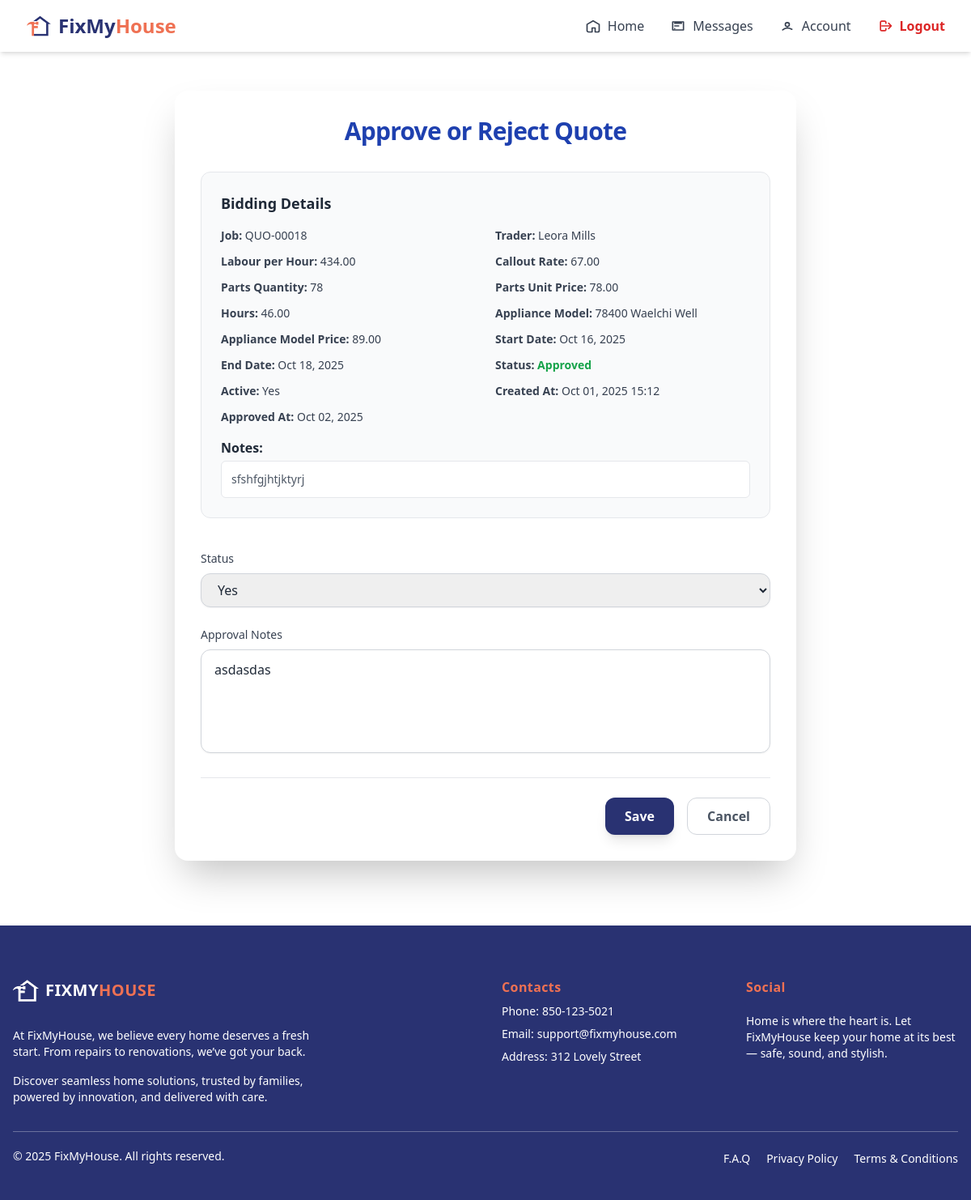
The app's page /agent/bidding/6/approve/ (signed in), older data.
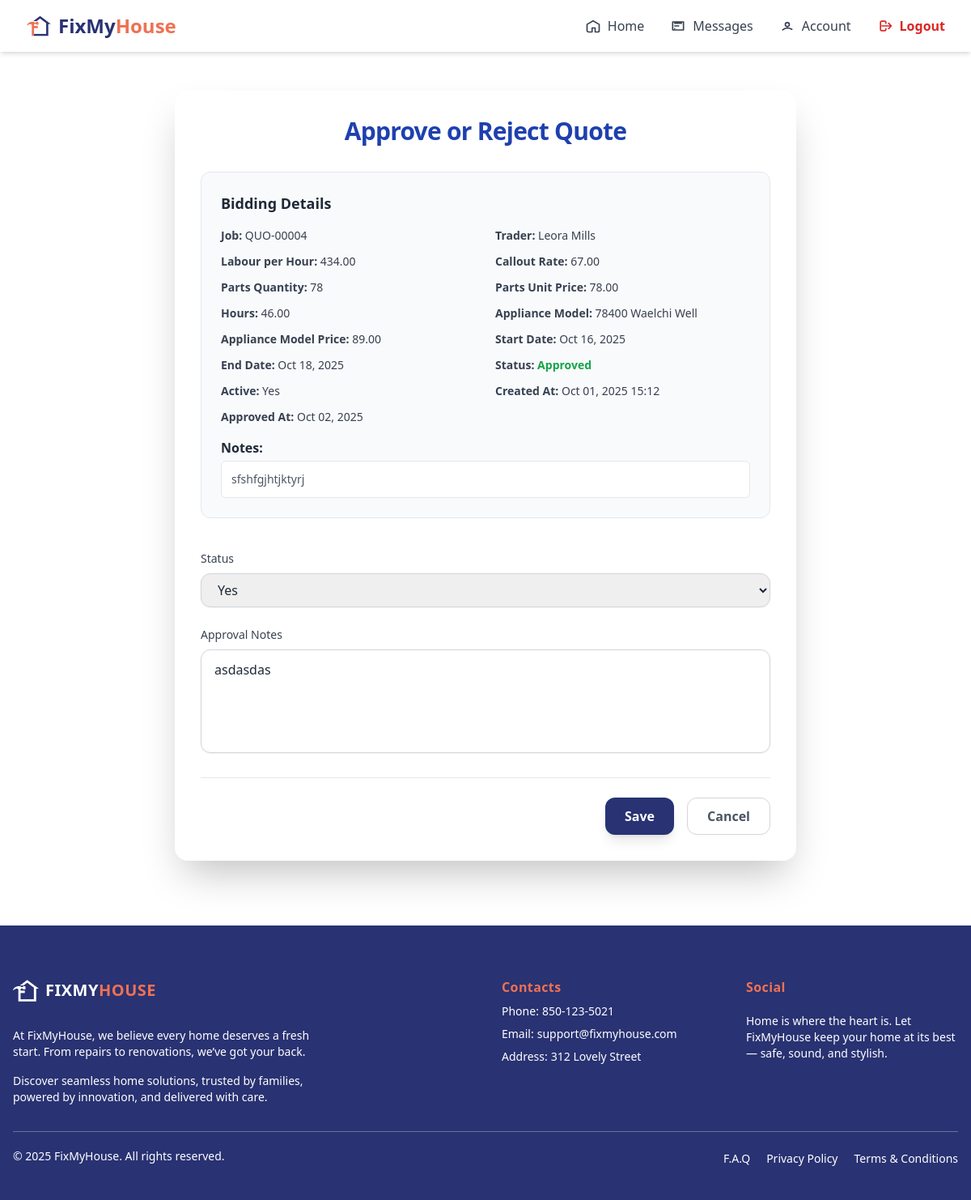
The same page, newer data.
### trader/models/biddingTrader.py (models this page shows, shortened)
class Bidding(models.Model):
    trader = models.ForeignKey(TraderRegistration, on_delete=models.CASCADE, related_name='bid_trader')
    agent = models.ForeignKey(AgentRegister, on_delete=models.SET_NULL, null=True, blank=True, related_name='bid_agent')
    jobs = models.ForeignKey(Jobs, on_delete=models.SET_NULL, null=True, blank=True, related_name='jobs_related')
    team_member = models.ManyToManyField(TeamMember, related_name='biddings_related', blank=True)
    labour_per_hour = models.DecimalField(max_digits=10, decimal_places=2, null=True, blank=True)
    callout_rate = models.DecimalField(max_digits=10, decimal_places=2, null=True, blank=True)
    parts_qty = models.PositiveIntegerField(default=0)
    parts_unit_price = models.DecimalField(max_digits=10, decimal_places=2, default=0)
    hours = models.DecimalField(max_digits=5, decimal_places=2, default=0)
    appliance_model_price = models.DecimalField(max_digits=10, decimal_places=2, default=0)
    appliance_model = models.CharField(max_length=100, blank=True, null=True)
    notes = models.TextField(blank=True, null=True)
    created_at = models.DateTimeField(auto_now_add=True)
    start_date = models.DateTimeField(blank=True, null=True)
    end_date = models.DateTimeField(blank=True, null=True)
    is_approved = models.BooleanField(null=True, blank=True, default=None, help_text="None=pending, True=approved, False=rejected")
    is_active = models.BooleanField(null=True, blank=True, default=True)
    approved_at = models.DateField(auto_now_add=True, null=True, blank=True)
    approved_by = models.ForeignKey(AgentRegister, on_delete=models.SET_NULL, null=True, blank=True, related_name='approved_bids')
    approval_notes = models.TextField(blank=True, null=True)

### trader/models/jobs.py (models this page shows, shortened)
class Jobs(models.Model):
    agent = models.ForeignKey(AgentRegister, on_delete=models.CASCADE, related_name='jobs_agent')
    trader = models.ForeignKey(TraderRegistration, on_delete=models.SET_NULL, null=True, blank=True, related_name='jobs_trader')
    property = models.ForeignKey(Property, on_delete=models.SET_NULL, null=True, blank=True, related_name='jobs_property')
    STATUS_CHOICES = [
        ('quoted', 'Quoted'),
        ('confirmed', 'Confirmed'),
        ('approved', 'Approved'),
        ('scheduled', 'Scheduled'),
    ]
    address = models.TextField(blank=True, null=True)
    category = models.ForeignKey(Services, on_delete=models.SET_NULL, null=True, blank=True, related_name='category_services')
    renter = models.CharField(max_length=100, null=True, blank=True)
    priority = models.BooleanField(default=False)  # True = High Priority
    job_code = models.CharField(max_length=20, unique=True)
    notes = models.TextField()
    status = models.CharField(max_length=20, choices=STATUS_CHOICES, default='quoted')
    bid_status = models.CharField(max_length=20, choices=[('open', 'Open'), ('closed', 'Closed')], default='open')
    bid_count = models.IntegerField(default=0)
    quoted_at = models.DateField(default=timezone.now)
    confirmed_at = models.DateField(null=True, blank=True)
    approved_at = models.DateField(null=True, blank=True)
    scheduled_at = models.DateField(null=True, blank=True)
    is_active = models.BooleanField(null=True, blank=True, default=True)
    start_date = models.DateField(null=True, blank=True)
    end_date = models.DateField(null=True, blank=True)
    issue_found_at = models.DateField(null=True, blank=True)
    renter_availability = models.DateField(null=True, blank=True)
    issue_been_fixed_before = models.BooleanField(default=False)
    def __str__(self):
        return self.job_code

### trader/models/registerTrader.py (models this page shows, shortened)
class TraderRegistration(models.Model):
    user = models.OneToOneField(User, on_delete=models.CASCADE, null=True, blank=True)
    name = models.CharField(max_length=255)
    email = models.EmailField()
    phone = models.CharField(max_length=50)
    password = models.CharField(max_length=255, null=True, blank=True)
    isAdmin = models.BooleanField(default=False)
    isDirector = models.BooleanField(default=True)
    isTeamMember = models.BooleanField(default=False)
    COMPANY_TYPE_CHOICES = [
        ('sole_trader', 'Sole Trader'),
        ('company', 'Company'),
    ]
    INDUSTRIES_CHOICES = [
        ('air_conditioning', 'Air Conditioning'),
        ('cleaning', 'Cleaning'),
        ('electrical', 'Electrical'),
        ('gardening', 'Gardening'),
        ('general_maintenance', 'General Maintenance'),
        ('glazing', 'Glazing'),
        ('pest_control', 'Pest Control'),
        ('plumbing_gas', 'Plumbing / Gas'),
        ('tree_cutting', 'Tree Cutting'),
        ('steel_works', 'Steel Works'),
        ('safety', 'Safety'),
    ]
    company_type = models.CharField(max_length=100, choices=COMPANY_TYPE_CHOICES, default='company')
    company_name = models.CharField(max_length=255, blank=True, null=True)
    company_address = models.CharField(max_length=255, blank=True, null=True)
    company_email = models.EmailField(blank=True, null=True)
    company_landline = models.CharField(max_length=50, blank=True, null=True)
    gst_registered = models.BooleanField(default=False)
    abn = models.CharField(max_length=20, blank=True, null=True)
    industry = models.CharField(max_length=100, choices=INDUSTRIES_CHOICES, blank=True, null=True)
    state = models.CharField(max_length=100, blank=True)
    municipality = models.CharField(max_length=100, blank=True)
    city = models.CharField(max_length=100, blank=True)
    address_line_1 = models.CharField(max_length=255, blank=True, null=True)
    address_line_2 = models.CharField(max_length=255, blank=True, null=True)
    postal_code = models.CharField(max_length=20, blank=True)
    def __str__(self):
        return self.name

### agent/views/biddingApproval.py (the view, shortened to what this page needs)
# urls.py: path('bidding/<int:pk>/approve/', BiddingApprovalView.as_view(), name='bidding_approval'),
@method_decorator([login_required, agent_required], name='dispatch')
class BiddingApprovalView(UserPassesTestMixin, UpdateView):
    model = Bidding
    form_class = BiddingApprovalForm
    template_name = 'pages/bidding_approval.html'
    success_url = reverse_lazy('agent_bid_list')
    def test_func(self):
        return hasattr(self.request.user, 'agentregister')
    def get_context_data(self, **kwargs):
        context = super().get_context_data(**kwargs)
        bidding = self.get_object()
        context['team_members'] = bidding.team_member.all()
        context['items_needed'] = bidding.items_needed.all()
        return context

### agent/forms.py
class BiddingApprovalForm(forms.ModelForm):
    class Meta:
        model = Bidding
        fields = ['is_approved', 'approval_notes']
        widgets = {
            'approval_notes': forms.Textarea(attrs={'rows': 3, 'placeholder': 'Approval notes (optional)'}),
            'start_date': forms.DateInput(
                attrs={
                    'type': 'date',
                    'class': 'w-full border border-gray-300 rounded-md p-2'
                }
            ),
            'end_date': forms.DateInput(
                attrs={
                    'type': 'date',
                    'class': 'w-full border border-gray-300 rounded-md p-2'
                }
            ),
        }

### trader/context_processors.py (called while the page is built)
def notifications_context(request):
    if request.user.is_authenticated:
        unread_qs = get_unread_notifications(request.user)
        return {
            "unread_count": unread_qs.count(),
            "unread_notifications": unread_qs[:5],  # show latest 5
        }
    return {}

### agent/templates/pages/bidding_approval.html (shortened to what this page needs)
{% extends "baseAgent.html" %}
{% load widget_tweaks %}
{% block content %}
{% include 'components/home/navigatorBaseAgent.html' %}
<div class="max-w-3xl mx-auto p-8 bg-white shadow-2xl rounded-2xl mt-12 mb-[5rem] w-full">
  <h2 class="text-3xl font-extrabold text-blue-800 mb-8 text-center tracking-tight">
    Approve or Reject Quote
  </h2>
  <div class="mb-10 border border-gray-200 rounded-xl p-6 bg-gray-50">
    <h3 class="text-lg font-semibold text-gray-800 mb-4">Bidding Details</h3>
    <div class="grid grid-cols-2 gap-x-6 gap-y-3 text-gray-700 text-sm">
      <div><strong>Job:</strong> {{ bidding.jobs|default:"—" }}</div>
      <div><strong>Trader:</strong> {{ bidding.trader }}</div>
      <div><strong>Labour per Hour:</strong> {{ bidding.labour_per_hour|floatformat:2 }}</div>
      <div><strong>Callout Rate:</strong> {{ bidding.callout_rate|floatformat:2 }}</div>
      <div><strong>Parts Quantity:</strong> {{ bidding.parts_qty }}</div>
      <div><strong>Parts Unit Price:</strong> {{ bidding.parts_unit_price|floatformat:2 }}</div>
      <div><strong>Hours:</strong> {{ bidding.hours|floatformat:2 }}</div>
      <div><strong>Appliance Model:</strong> {{ bidding.appliance_model|default:"—" }}</div>
      <div><strong>Appliance Model Price:</strong> {{ bidding.appliance_model_price|floatformat:2 }}</div>
      <div><strong>Start Date:</strong> {{ bidding.start_date|date:"M d, Y" }}</div>
      <div><strong>End Date:</strong> {{ bidding.end_date|date:"M d, Y" }}</div>
      <div><strong>Status:</strong>
        {% if bidding.is_approved == True %}
          <span class="text-green-600 font-semibold">Approved</span>
        {% elif bidding.is_approved == False %}
          <span class="text-red-600 font-semibold">Rejected</span>
        {% else %}
          <span class="text-yellow-600 font-semibold">Pending</span>
        {% endif %}
      </div>
      <div><strong>Active:</strong> {{ bidding.is_active|yesno:"Yes,No" }}</div>
      <div><strong>Created At:</strong> {{ bidding.created_at|date:"M d, Y H:i" }}</div>
      <div><strong>Approved At:</strong> {{ bidding.approved_at|date:"M d, Y"|default:"—" }}</div>
    </div>
    {% if bidding.notes %}
      <div class="mt-4">
        <strong class="block text-gray-800 mb-1">Notes:</strong>
        <p class="text-gray-600 bg-white border border-gray-200 rounded-md p-3 text-sm">
          {{ bidding.notes }}
        </p>
      </div>
    {% endif %}
  </div>
  <form method="post" class="space-y-6">
    <div>
      <label class="block text-sm font-medium text-gray-700 mb-2">Status</label>
      {{ form.is_approved|add_class:"w-full border border-gray-300 rounded-xl px-4 py-2 text-gray-800 shadow-sm focus:ring-2 focus:ring-blue-500 focus:border-blue-500 transition" }}
    </div>
    <div>
      <label class="block text-sm font-medium text-gray-700 mb-2">Approval Notes</label>
      {{ form.approval_notes|add_class:"w-full border border-gray-300 rounded-xl px-4 py-3 text-gray-800 shadow-sm focus:ring-2 focus:ring-blue-500 focus:border-blue-500 transition h-32 resize-none" }}
    </div>
    <div class="flex justify-end gap-4 pt-6 border-t">
      <button type="submit"
        class="bg-[#293272] hover:bg-[#162060] text-white px-6 py-2.5 rounded-xl font-semibold shadow-lg transition">
        Save
      </button>
      <a href="javascript:history.back()"
         class="px-6 py-2.5 rounded-xl font-semibold border border-gray-300 text-gray-600 hover:bg-gray-100 transition">
        Cancel
      </a>
    </div>
  </form>
</div>
{% include 'components/footerAgent.html' %}
{% endblock %}

Row changes from the older to the newer data that the page shows:
changed Bidding "78400 Waelchi Well": jobs "QUO-00018" → "QUO-00004"
